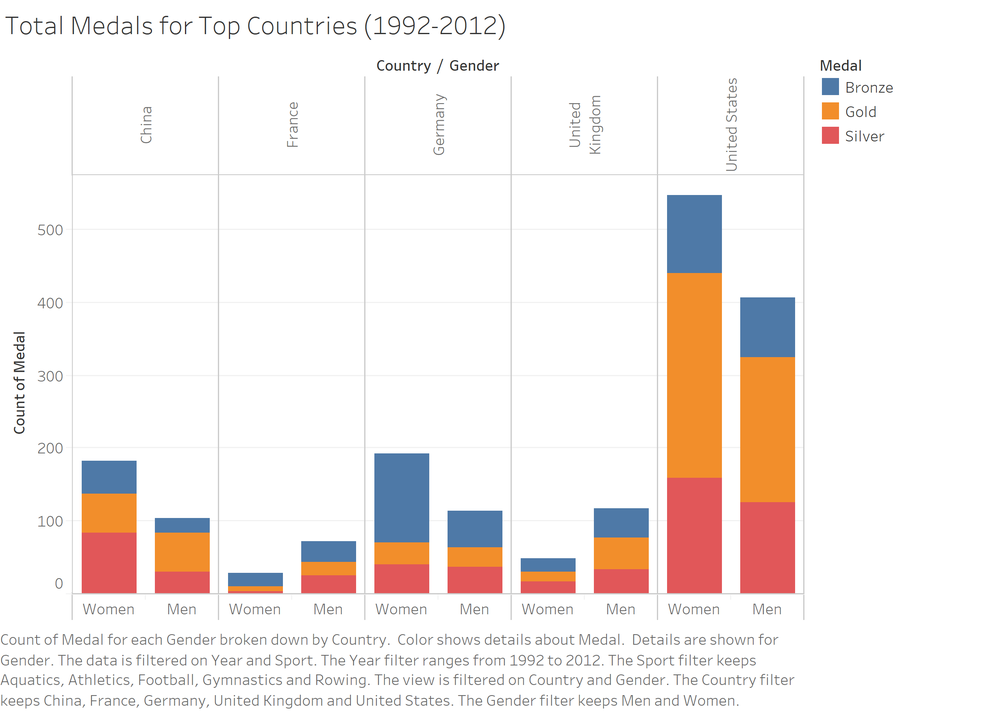
//> input picture DataVisMining/D3/Q1/barchart.png, 989 x 713 px, shrunk from 2433 x 1755 before the run
$ ./EdgeDetectionEvaluation ../../../DataVisMining/D3/Q1/barchart.png   (built with g++ and OpenCV 4)
//> lines starting //> are read from the running program, lines starting //| are printed output that depends on the picture; after the words box and inside, x2 and y2 are one past the last pixel; in counts of white or black regions, pixels touching at a corner belong together
// Name: Chen Liang
// USC ID Number: 7314634396
// USC Email: lian455@usc.edu
// Submission Date: 03/15/2017


#include <opencv2/opencv.hpp>
#include <opencv2/features2d/features2d.hpp>
#include <opencv2/core/core.hpp>
#include <opencv2/nonfree/nonfree.hpp>
#include <opencv2/legacy/legacy.hpp>
#include "opencv2/imgproc/imgproc.hpp"
#include "opencv2/highgui/highgui.hpp"
#include <stdlib.h>     /* srand, rand */
#include <time.h>       /* time */
#include <stdio.h>
#include <vector>
#include <fstream>
#include <iostream>
#include <math.h>
#include <utility>
#include <string>

using namespace std;
using namespace cv;

/// Global variables

Mat src, src_gray;
Mat dst, detected_edges;

int edgeThresh = 1;
int lowThreshold;
int const max_lowThreshold = 100;
int ratio = 3;
int kernel_size = 3;
char* window_name = "Edge Map";


/**
* @function CannyThreshold
* @brief Trackbar callback - Canny thresholds input with a ratio 1:3
*/
void CannyThreshold(int, void*)
{
	/// Reduce noise with a kernel 3x3
	blur(src_gray, detected_edges, Size(3, 3));

	/// Canny detector
	Canny(detected_edges, detected_edges, lowThreshold, lowThreshold*ratio, kernel_size);

	/// Using Canny's output as a mask, we display our result
	dst = Scalar::all(0);

	src.copyTo(dst, detected_edges);
	imshow(window_name, dst);
}


/** @function main */
int main(int argc, char** argv)
{
	/// Load an image
	src = imread(argv[1]);
//> src is the input picture: 713 rows x 989 cols, CV_8UC3; mean B, G, R 235, 237.7, 244.8

	if (!src.data)
	{
		return -1;
	}

	/// Create a matrix of the same type and size as src (for dst)
	dst.create(src.size(), src.type());

	/// Convert the image to grayscale
	cvtColor(src, src_gray, CV_BGR2GRAY);
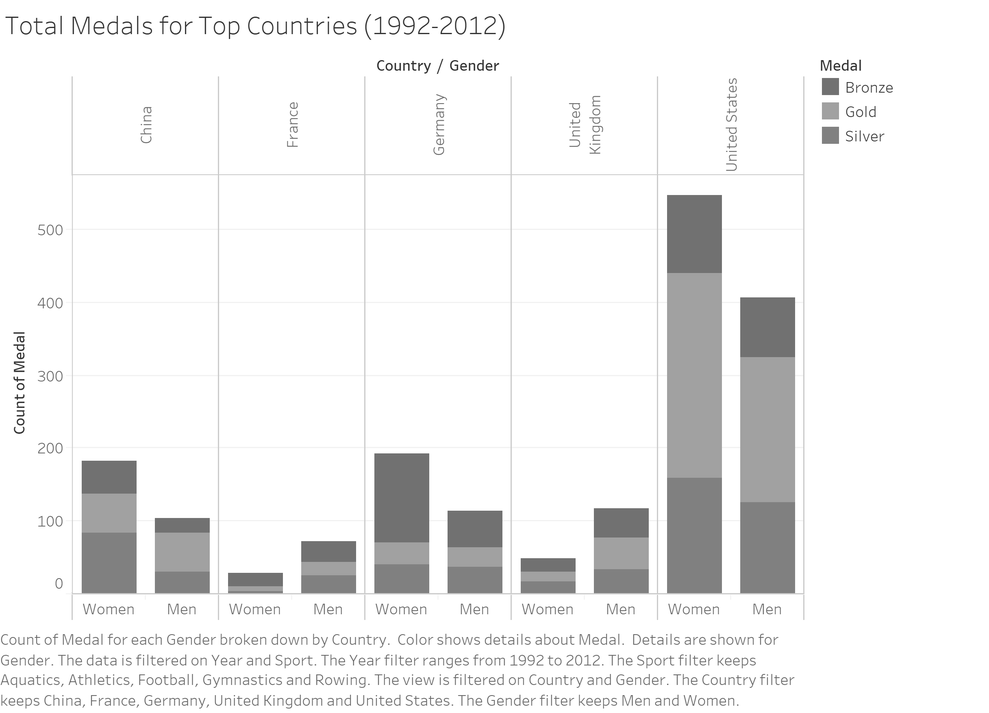
//> src_gray: 713 rows x 989 cols, CV_8UC1; min 9, max 255, mean 239.5

	/// Create a window
	namedWindow(window_name, CV_WINDOW_AUTOSIZE);

	/// Create a Trackbar for user to enter threshold
	createTrackbar("Min Threshold:", window_name, &lowThreshold, max_lowThreshold, CannyThreshold);

	/// Show the image
	CannyThreshold(0, 0);
//> in CannyThreshold, `Canny(detected_edges, detected_edges, lowThreshold, lowThreshold*ratio..`:
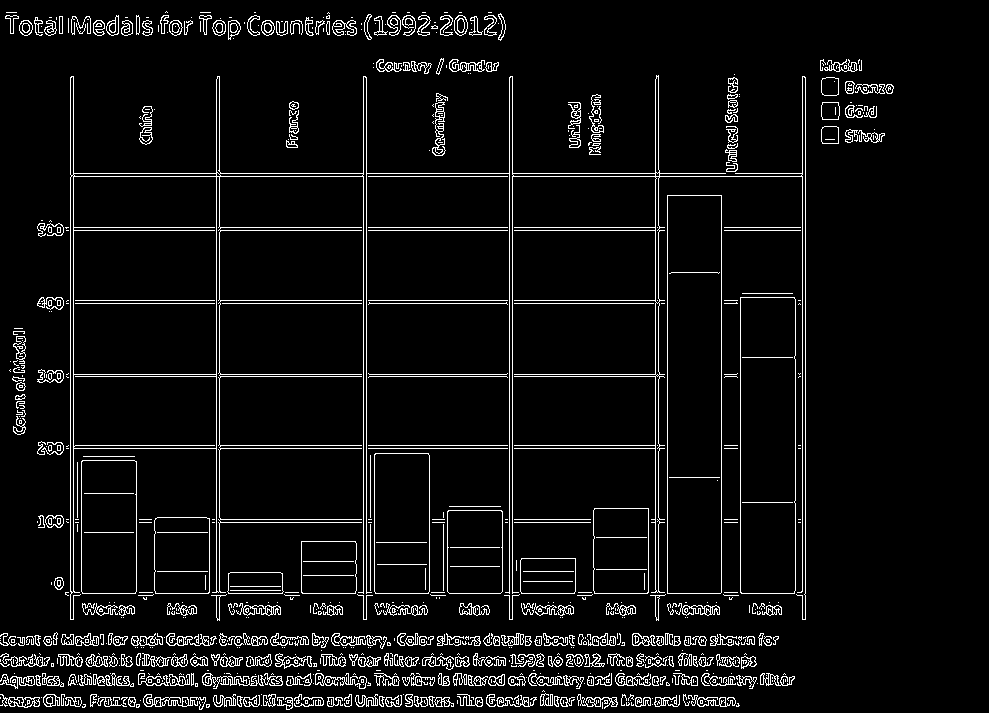
//> detected_edges: 713 rows x 989 cols, CV_8UC1; 5.9% white in thin lines or dots, all inside (x1, y1, x2, y2) = (0, 11, 894, 710)
//> in CannyThreshold, `src.copyTo(dst, detected_edges);`:
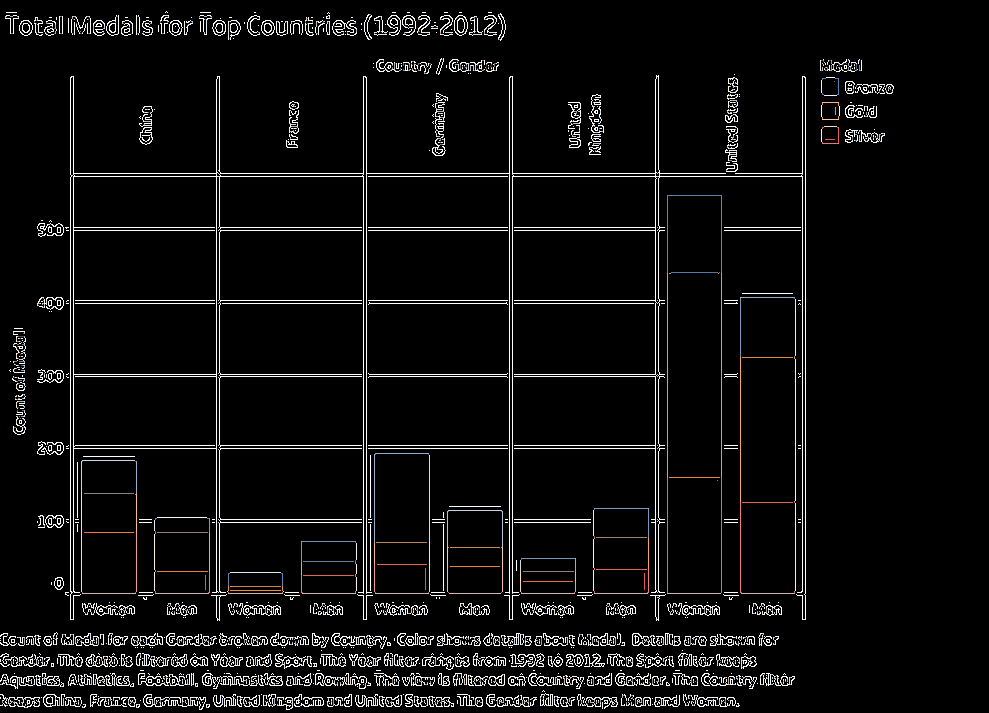
//> dst: 713 rows x 989 cols, CV_8UC3; mean B, G, R 13.7, 13.8, 14.1

	/// Wait until user exit program by pressing a key
	waitKey(0);

	return 0;
}
